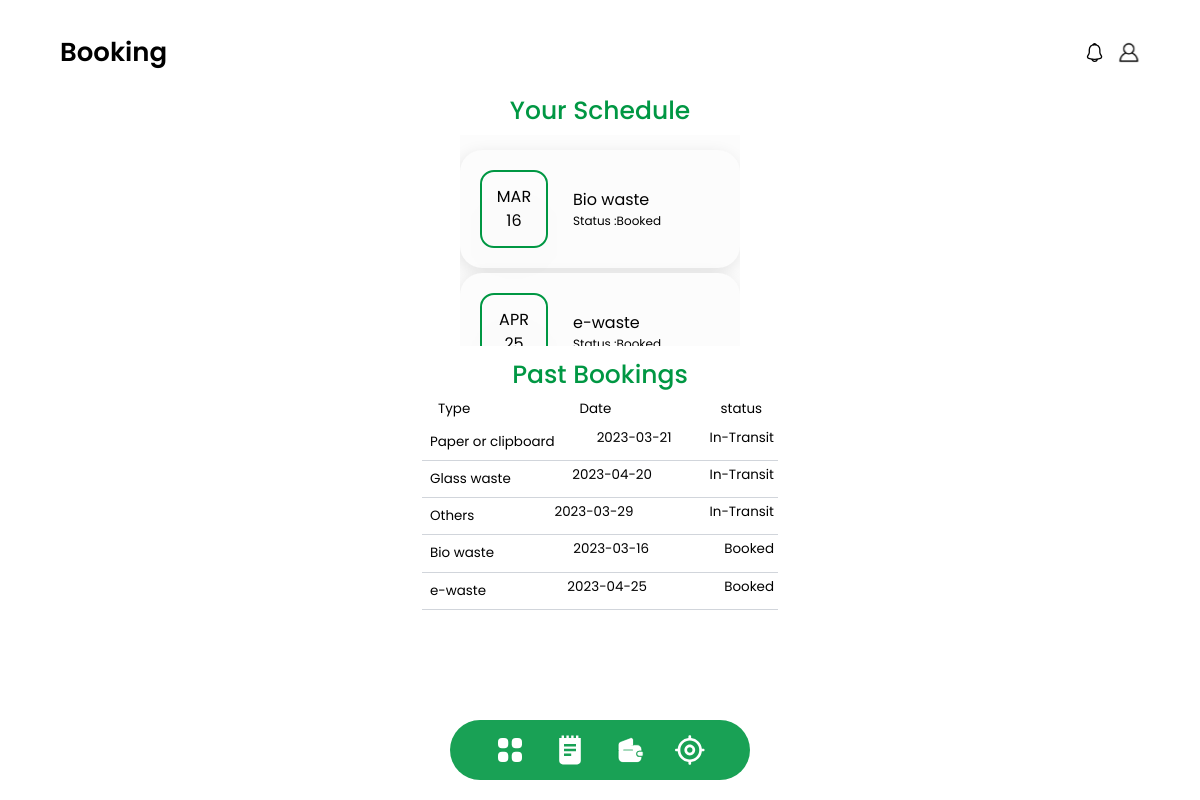
The app's page /booking/ (signed in), older data.
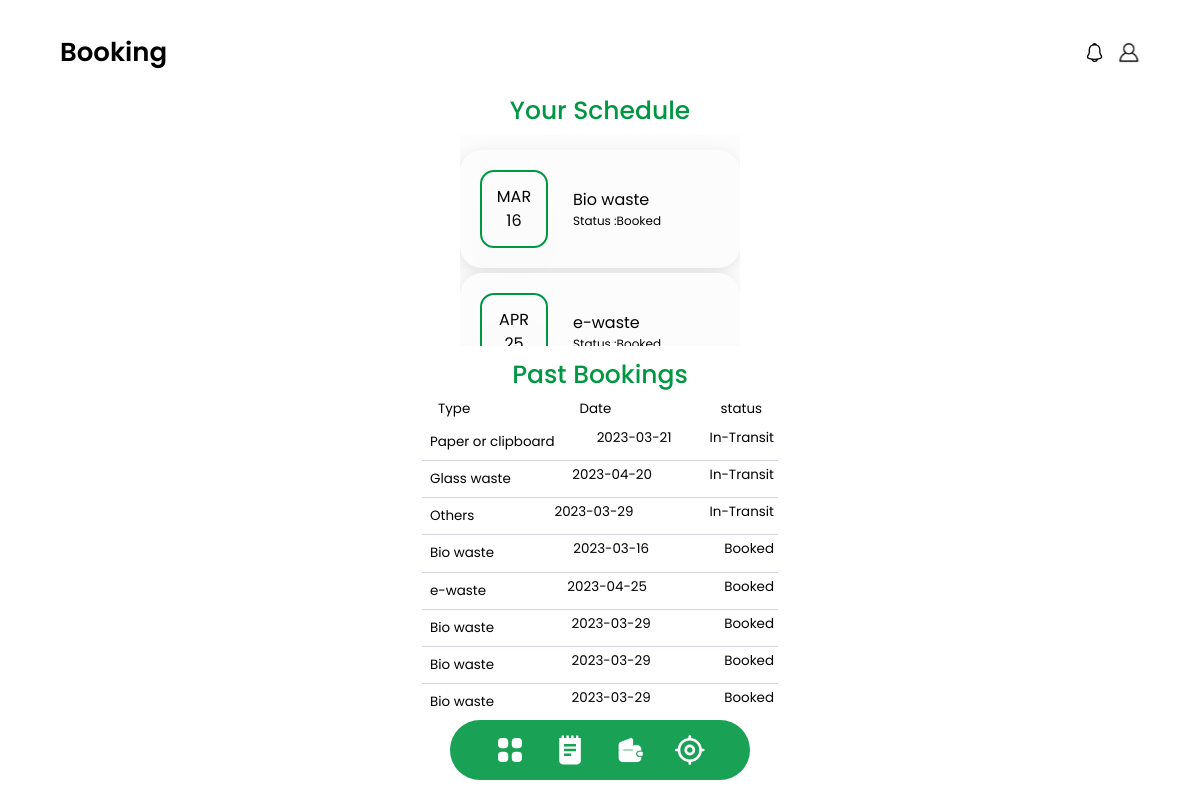
The same page, newer data.
### wrap/models.py (models this page shows, shortened)
class Booking(models.Model):
    book_id=  models.AutoField(primary_key=True)
    email = models.EmailField()
    uid = models.IntegerField()
    name = models.CharField(max_length=20,default='null')
    wastetype = models.CharField(max_length=20)
    date = models.DateField(settings.DATE_FORMAT)
    typeaddress = models.CharField(max_length=100)
    booking_address = models.CharField(max_length=100,default='null')
    booking_status = models.CharField(max_length=20)

### wrap/views.py (the view)
# urls.py: path("booking/",booking,name='booking'),
def booking(request):
    if 'uname' in request.session:
        data = {'name':request.session.get('uname')}
        name = request.session.get('uname')
        email = request.session.get('email')
        bookings = Booking.objects.all()
        print(email,name)
        users  = User.objects.get(name=request.session['uname'])
        bookings = Booking.objects.all() # Get all Booking objects from the database
        booking_data = []
        count=0
        for booking in bookings:
            if booking.uid == users.uid:
                if booking.booking_status == 'Booked' and count==0:
                    count=1
                booking_data.append({'name': booking.name, 'email': booking.email, 'uid': booking.uid,'wastetype':booking.wastetype,'date':str(booking.date),'date1':str(booking.date)[8:10],'month':month[int(str(booking.date)[5:7])-1],'booking_status':booking.booking_status,'count':count})
        return render(request,'users/booking.html',{'bookings': booking_data})
    else:
        data = {'status':'You need to login first'}
        return render(request,'signin.html',context=data)

### wrap/templates/users/booking.html (shortened to what this page needs)
{% extends 'base.html' %} {% block style %}
<link rel="stylesheet" href="../../static/css/book.css" />
{% endblock %} {% block title %} Booking{% endblock %} {% block content %}
<div class="booking">
  <h2 class="heading-bookings">Your Schedule</h2>
  <div class="your-schedule">
    {% for booking in bookings %}  {% if booking.booking_status == "Booked" %}
    <div
      style="
        height: fit-content;
        display: flex;
        background: #fcfcfc;
        box-shadow: -2px 4px 16px rgba(0, 0, 0, 0.1);
        border-radius: 22px;
        padding: 20px 20px;
        justify-content: left;
        width: 70%;
        gap: 25px;
        min-width: 280px;
      "
    >
      <div class="your-schedule-left">
        <h4>{{ booking.month}}</h4>
        <h3>{{ booking.date1}}</h3>
      </div>
      <div class="your-schedule-right">
        <h3>{{booking.wastetype}}</h3>
        <p>Status :{{booking.booking_status}}</p>
      </div>
    </div>
    {% endif %} {% endfor %}
  </div>
  <div class="past-booking">
    <h2 class="heading-bookings">Past Bookings</h2>
    <table class="">
      <thead>
        <tr class="past-booking-table-head">
          <th class="pl-4">Type</th>
          <th>Date</th>
          <th class="pr-4">status</th>
        </tr>
      </thead>
      <tbody class="">
        {% for booking in bookings %}
        <tr class="border-b border-gray-300 text-center">
          <td class="p-2 text-center">{{booking.wastetype}}</td>
          <td class="p-1 text-center">{{booking.date}}</td>
          <td class="p-1 text-center">{{booking.booking_status}}</td>
        </tr>
        {% endfor %}
      </tbody>
    </table>
  </div>
</div>
{% endblock %}

Row changes from the older to the newer data that the page shows:
added Booking: wastetype "Bio waste", booking_status "Booked"
added Booking: wastetype "Bio waste", booking_status "Booked"
added Booking: wastetype "Bio waste", booking_status "Booked"
Text that changed along with them:
new list line: "2023-03-29"
